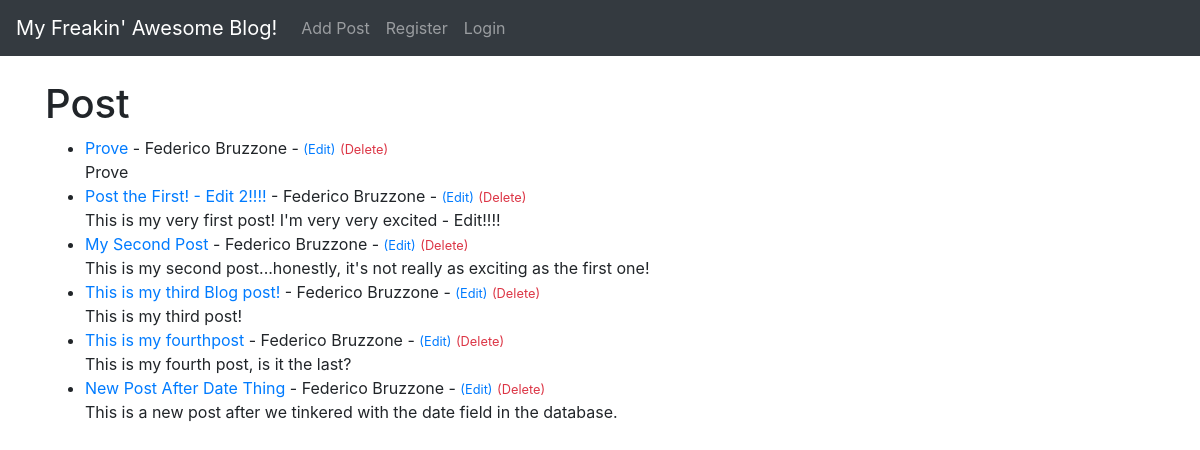
The app's page /, older data.
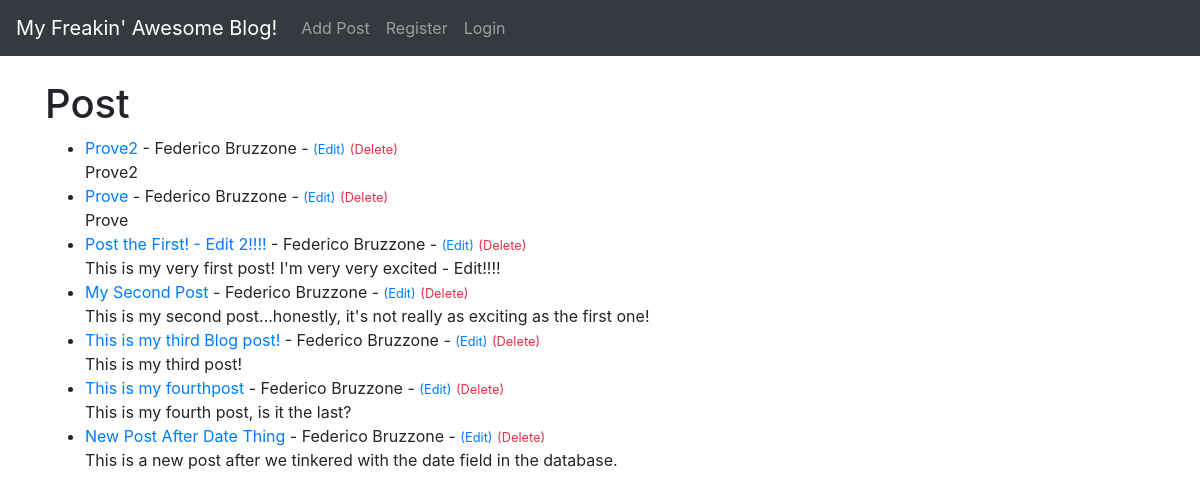
The same page, newer data.
### theblog/models.py (models this page shows, shortened)
class Post(models.Model):
    title = models.CharField(max_length=255)
    title_tag = models.CharField(max_length=255)
    author = models.ForeignKey(User, on_delete=models.CASCADE)
    body = models.TextField()
    post_date = models.DateField(auto_now_add=True)
    post_time = models.TimeField(auto_now_add=True)

### theblog/views.py (the view)
class HomeView(ListView):
    model = Post
    template_name = 'home.html'
    ordering = ['-post_date', '-post_time']

### theblog/templates/home.html
{% extends 'base.html' %}
{% block content %}
    <h1>Post</h1>
    <ul>
    {% for post in object_list %}
        <li>
            <a href="{% url 'article_detail' post.pk %}">{{ post.title }}</a>
            - {{ post.author.first_name }} {{ post.author.last_name }}
            - <small><a href="{% url 'update_post' post.pk %}">(Edit)</a></small>
              <small><a class="text-danger" href="{% url 'delete_post' post.pk %}">(Delete)</a></small><br/>
            {{ post.body }}
        </li>
    {% endfor %}
{% endblock %}

### theblog/templates/base.html (shortened to what this page needs)
<!doctype html>
<html lang="en">
  <head>
    <link rel="stylesheet" href="https://cdn.jsdelivr.net/npm/bootstrap@4.4.1/dist/css/bootstrap.min.css">
  </head>
  <body>
    <nav class="navbar navbar-expand-lg navbar-dark bg-dark">
        <a class="navbar-brand" href="{% url 'home' %}">My Freakin' Awesome Blog!</a>
        <div class="collapse navbar-collapse" id="navbarSupportedContent">
          <ul class="navbar-nav mr-auto">
            <li class="nav-item">
              <a class="nav-link" href="{% url 'add_post' %}">Add Post</a>
            </li>
            <li class="nav-item">
              <a class="nav-link" href="{% url 'register' %}">Register</a>
            </li>
            <li class="nav-item">
              <a class="nav-link" href="{% url 'login' %}">Login</a>
            </li>
          </ul>
        </div>
    </nav>
    <br/>
    <div class="container">
        {% block content %}
        {% endblock %}
    </div>
  </body>
</html>

Row changes from the older to the newer data that the page shows:
added Post: title "Prove2", author.first_name "Federico", author.last_name "Bruzzone", body "Prove2"
